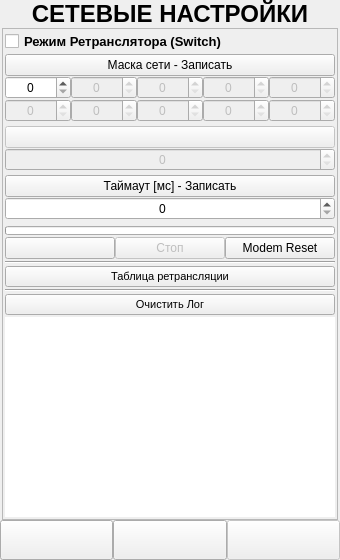
<?xml version="1.0" encoding="UTF-8"?>
<ui version="4.0">
 <class>Net_Settings_Form</class>
 <widget class="QWidget" name="Net_Settings_Form">
  <property name="geometry">
   <rect>
    <x>0</x>
    <y>0</y>
    <width>340</width>
    <height>560</height>
   </rect>
  </property>
  <property name="windowTitle">
   <string>Form</string>
  </property>
  <layout class="QVBoxLayout" name="verticalLayout_11">
   <property name="spacing">
    <number>0</number>
   </property>
   <property name="leftMargin">
    <number>0</number>
   </property>
   <property name="topMargin">
    <number>0</number>
   </property>
   <property name="rightMargin">
    <number>0</number>
   </property>
   <property name="bottomMargin">
    <number>0</number>
   </property>
   <item>
    <widget class="QLabel" name="label_1">
     <property name="sizePolicy">
      <sizepolicy hsizetype="Expanding" vsizetype="Minimum">
       <horstretch>0</horstretch>
       <verstretch>0</verstretch>
      </sizepolicy>
     </property>
     <property name="minimumSize">
      <size>
       <width>0</width>
       <height>0</height>
      </size>
     </property>
     <property name="font">
      <font>
       <family>Microsoft YaHei UI</family>
       <pointsize>18</pointsize>
       <weight>75</weight>
       <bold>true</bold>
      </font>
     </property>
     <property name="text">
      <string>CЕТЕВЫЕ НАСТРОЙКИ</string>
     </property>
     <property name="alignment">
      <set>Qt::AlignCenter</set>
     </property>
    </widget>
   </item>
   <item>
    <widget class="QWidget" name="Main_Widget" native="true">
     <property name="styleSheet">
      <string notr="true"/>
     </property>
     <layout class="QVBoxLayout" name="verticalLayout_9">
      <property name="spacing">
       <number>0</number>
      </property>
      <property name="leftMargin">
       <number>2</number>
      </property>
      <property name="topMargin">
       <number>0</number>
      </property>
      <property name="rightMargin">
       <number>2</number>
      </property>
      <property name="bottomMargin">
       <number>0</number>
      </property>
      <item>
       <widget class="QScrollArea" name="scrollArea">
        <property name="horizontalScrollBarPolicy">
         <enum>Qt::ScrollBarAlwaysOff</enum>
        </property>
        <property name="widgetResizable">
         <bool>true</bool>
        </property>
        <widget class="QWidget" name="scrollAreaWidgetContents">
         <property name="geometry">
          <rect>
           <x>0</x>
           <y>0</y>
           <width>317</width>
           <height>489</height>
          </rect>
         </property>
         <layout class="QVBoxLayout" name="verticalLayout">
          <property name="spacing">
           <number>2</number>
          </property>
          <property name="leftMargin">
           <number>2</number>
          </property>
          <property name="topMargin">
           <number>2</number>
          </property>
          <property name="rightMargin">
           <number>2</number>
          </property>
          <property name="bottomMargin">
           <number>2</number>
          </property>
          <item>
           <widget class="QWidget" name="SettingsWidget" native="true">
            <layout class="QVBoxLayout" name="verticalLayout_6">
             <property name="spacing">
              <number>0</number>
             </property>
             <property name="leftMargin">
              <number>0</number>
             </property>
             <property name="topMargin">
              <number>0</number>
             </property>
             <property name="rightMargin">
              <number>0</number>
             </property>
             <property name="bottomMargin">
              <number>0</number>
             </property>
             <item>
              <widget class="QCheckBox" name="Switch">
               <property name="sizePolicy">
                <sizepolicy hsizetype="Minimum" vsizetype="Minimum">
                 <horstretch>0</horstretch>
                 <verstretch>0</verstretch>
                </sizepolicy>
               </property>
               <property name="minimumSize">
                <size>
                 <width>0</width>
                 <height>20</height>
                </size>
               </property>
               <property name="font">
                <font>
                 <family>Microsoft YaHei UI</family>
                 <pointsize>10</pointsize>
                 <weight>75</weight>
                 <bold>true</bold>
                </font>
               </property>
               <property name="layoutDirection">
                <enum>Qt::LeftToRight</enum>
               </property>
               <property name="text">
                <string>Режим Ретранслятора (Switch)</string>
               </property>
              </widget>
             </item>
             <item>
              <widget class="QWidget" name="Mask_Widget" native="true">
               <layout class="QVBoxLayout" name="verticalLayout_8">
                <property name="spacing">
                 <number>0</number>
                </property>
                <property name="leftMargin">
                 <number>0</number>
                </property>
                <property name="topMargin">
                 <number>2</number>
                </property>
                <property name="rightMargin">
                 <number>0</number>
                </property>
                <property name="bottomMargin">
                 <number>2</number>
                </property>
                <item>
                 <widget class="QPushButton" name="SetMask">
                  <property name="sizePolicy">
                   <sizepolicy hsizetype="Expanding" vsizetype="Minimum">
                    <horstretch>0</horstretch>
                    <verstretch>0</verstretch>
                   </sizepolicy>
                  </property>
                  <property name="minimumSize">
                   <size>
                    <width>0</width>
                    <height>0</height>
                   </size>
                  </property>
                  <property name="text">
                   <string>Маска сети - Записать</string>
                  </property>
                 </widget>
                </item>
                <item>
                 <layout class="QGridLayout" name="gridLayout">
                  <property name="spacing">
                   <number>0</number>
                  </property>
                  <item row="0" column="2">
                   <widget class="QSpinBox" name="LVL2">
                    <property name="enabled">
                     <bool>false</bool>
                    </property>
                    <property name="minimumSize">
                     <size>
                      <width>0</width>
                      <height>20</height>
                     </size>
                    </property>
                    <property name="font">
                     <font>
                      <family>Microsoft YaHei UI</family>
                     </font>
                    </property>
                    <property name="alignment">
                     <set>Qt::AlignCenter</set>
                    </property>
                    <property name="maximum">
                     <number>15</number>
                    </property>
                   </widget>
                  </item>
                  <item row="1" column="2">
                   <widget class="QSpinBox" name="LVL7">
                    <property name="enabled">
                     <bool>false</bool>
                    </property>
                    <property name="minimumSize">
                     <size>
                      <width>0</width>
                      <height>20</height>
                     </size>
                    </property>
                    <property name="font">
                     <font>
                      <family>Microsoft YaHei UI</family>
                     </font>
                    </property>
                    <property name="alignment">
                     <set>Qt::AlignCenter</set>
                    </property>
                    <property name="maximum">
                     <number>7</number>
                    </property>
                   </widget>
                  </item>
                  <item row="1" column="3">
                   <widget class="QSpinBox" name="LVL8">
                    <property name="enabled">
                     <bool>false</bool>
                    </property>
                    <property name="minimumSize">
                     <size>
                      <width>0</width>
                      <height>20</height>
                     </size>
                    </property>
                    <property name="font">
                     <font>
                      <family>Microsoft YaHei UI</family>
                     </font>
                    </property>
                    <property name="alignment">
                     <set>Qt::AlignCenter</set>
                    </property>
                    <property name="maximum">
                     <number>3</number>
                    </property>
                   </widget>
                  </item>
                  <item row="1" column="0">
                   <widget class="QSpinBox" name="LVL5">
                    <property name="enabled">
                     <bool>false</bool>
                    </property>
                    <property name="minimumSize">
                     <size>
                      <width>0</width>
                      <height>20</height>
                     </size>
                    </property>
                    <property name="font">
                     <font>
                      <family>Microsoft YaHei UI</family>
                     </font>
                    </property>
                    <property name="alignment">
                     <set>Qt::AlignCenter</set>
                    </property>
                    <property name="maximum">
                     <number>7</number>
                    </property>
                   </widget>
                  </item>
                  <item row="0" column="0">
                   <widget class="QSpinBox" name="LVL0">
                    <property name="minimumSize">
                     <size>
                      <width>0</width>
                      <height>20</height>
                     </size>
                    </property>
                    <property name="font">
                     <font>
                      <family>Microsoft YaHei UI</family>
                     </font>
                    </property>
                    <property name="alignment">
                     <set>Qt::AlignCenter</set>
                    </property>
                    <property name="maximum">
                     <number>15</number>
                    </property>
                   </widget>
                  </item>
                  <item row="0" column="1">
                   <widget class="QSpinBox" name="LVL1">
                    <property name="enabled">
                     <bool>false</bool>
                    </property>
                    <property name="minimumSize">
                     <size>
                      <width>0</width>
                      <height>20</height>
                     </size>
                    </property>
                    <property name="font">
                     <font>
                      <family>Microsoft YaHei UI</family>
                     </font>
                    </property>
                    <property name="alignment">
                     <set>Qt::AlignCenter</set>
                    </property>
                    <property name="maximum">
                     <number>15</number>
                    </property>
                   </widget>
                  </item>
                  <item row="1" column="1">
                   <widget class="QSpinBox" name="LVL6">
                    <property name="enabled">
                     <bool>false</bool>
                    </property>
                    <property name="minimumSize">
                     <size>
                      <width>0</width>
                      <height>20</height>
                     </size>
                    </property>
                    <property name="font">
                     <font>
                      <family>Microsoft YaHei UI</family>
                     </font>
                    </property>
                    <property name="alignment">
                     <set>Qt::AlignCenter</set>
                    </property>
                    <property name="maximum">
                     <number>7</number>
                    </property>
                   </widget>
                  </item>
                  <item row="0" column="3">
                   <widget class="QSpinBox" name="LVL3">
                    <property name="enabled">
                     <bool>false</bool>
                    </property>
                    <property name="minimumSize">
                     <size>
                      <width>0</width>
                      <height>20</height>
                     </size>
                    </property>
                    <property name="font">
                     <font>
                      <family>Microsoft YaHei UI</family>
                     </font>
                    </property>
                    <property name="alignment">
                     <set>Qt::AlignCenter</set>
                    </property>
                    <property name="maximum">
                     <number>15</number>
                    </property>
                   </widget>
                  </item>
                  <item row="1" column="4">
                   <widget class="QSpinBox" name="LVL9">
                    <property name="enabled">
                     <bool>false</bool>
                    </property>
                    <property name="minimumSize">
                     <size>
                      <width>0</width>
                      <height>20</height>
                     </size>
                    </property>
                    <property name="font">
                     <font>
                      <family>Microsoft YaHei UI</family>
                     </font>
                    </property>
                    <property name="alignment">
                     <set>Qt::AlignCenter</set>
                    </property>
                    <property name="maximum">
                     <number>3</number>
                    </property>
                   </widget>
                  </item>
                  <item row="0" column="4">
                   <widget class="QSpinBox" name="LVL4">
                    <property name="enabled">
                     <bool>false</bool>
                    </property>
                    <property name="minimumSize">
                     <size>
                      <width>0</width>
                      <height>20</height>
                     </size>
                    </property>
                    <property name="font">
                     <font>
                      <family>Microsoft YaHei UI</family>
                     </font>
                    </property>
                    <property name="alignment">
                     <set>Qt::AlignCenter</set>
                    </property>
                    <property name="maximum">
                     <number>7</number>
                    </property>
                   </widget>
                  </item>
                 </layout>
                </item>
               </layout>
              </widget>
             </item>
             <item>
              <widget class="QWidget" name="Level_Widget" native="true">
               <layout class="QVBoxLayout" name="verticalLayout_3">
                <property name="spacing">
                 <number>0</number>
                </property>
                <property name="leftMargin">
                 <number>0</number>
                </property>
                <property name="topMargin">
                 <number>2</number>
                </property>
                <property name="rightMargin">
                 <number>0</number>
                </property>
                <property name="bottomMargin">
                 <number>2</number>
                </property>
                <item>
                 <widget class="QPushButton" name="SetLevel">
                  <property name="enabled">
                   <bool>false</bool>
                  </property>
                  <property name="sizePolicy">
                   <sizepolicy hsizetype="Expanding" vsizetype="Minimum">
                    <horstretch>0</horstretch>
                    <verstretch>0</verstretch>
                   </sizepolicy>
                  </property>
                  <property name="minimumSize">
                   <size>
                    <width>0</width>
                    <height>0</height>
                   </size>
                  </property>
                  <property name="text">
                   <string/>
                  </property>
                 </widget>
                </item>
                <item>
                 <widget class="QSpinBox" name="SwitchLVL">
                  <property name="enabled">
                   <bool>false</bool>
                  </property>
                  <property name="sizePolicy">
                   <sizepolicy hsizetype="Expanding" vsizetype="Minimum">
                    <horstretch>0</horstretch>
                    <verstretch>0</verstretch>
                   </sizepolicy>
                  </property>
                  <property name="font">
                   <font>
                    <family>Microsoft YaHei UI</family>
                   </font>
                  </property>
                  <property name="alignment">
                   <set>Qt::AlignCenter</set>
                  </property>
                  <property name="maximum">
                   <number>10</number>
                  </property>
                 </widget>
                </item>
               </layout>
              </widget>
             </item>
             <item>
              <widget class="QWidget" name="Timeout_Widget" native="true">
               <property name="styleSheet">
                <string notr="true"/>
               </property>
               <layout class="QVBoxLayout" name="verticalLayout_5">
                <property name="spacing">
                 <number>0</number>
                </property>
                <property name="leftMargin">
                 <number>0</number>
                </property>
                <property name="topMargin">
                 <number>2</number>
                </property>
                <property name="rightMargin">
                 <number>0</number>
                </property>
                <property name="bottomMargin">
                 <number>2</number>
                </property>
                <item>
                 <widget class="QPushButton" name="SetTimeout">
                  <property name="sizePolicy">
                   <sizepolicy hsizetype="Expanding" vsizetype="Minimum">
                    <horstretch>0</horstretch>
                    <verstretch>0</verstretch>
                   </sizepolicy>
                  </property>
                  <property name="minimumSize">
                   <size>
                    <width>0</width>
                    <height>0</height>
                   </size>
                  </property>
                  <property name="text">
                   <string>Таймаут [мс] - Записать</string>
                  </property>
                 </widget>
                </item>
                <item>
                 <widget class="QSpinBox" name="SwitchTM">
                  <property name="sizePolicy">
                   <sizepolicy hsizetype="Expanding" vsizetype="Minimum">
                    <horstretch>0</horstretch>
                    <verstretch>0</verstretch>
                   </sizepolicy>
                  </property>
                  <property name="font">
                   <font>
                    <family>Microsoft YaHei UI</family>
                   </font>
                  </property>
                  <property name="alignment">
                   <set>Qt::AlignCenter</set>
                  </property>
                  <property name="maximum">
                   <number>30000</number>
                  </property>
                  <property name="value">
                   <number>0</number>
                  </property>
                 </widget>
                </item>
               </layout>
              </widget>
             </item>
            </layout>
           </widget>
          </item>
          <item>
           <widget class="QWidget" name="Widget_NetSettings" native="true">
            <property name="sizePolicy">
             <sizepolicy hsizetype="Minimum" vsizetype="Minimum">
              <horstretch>0</horstretch>
              <verstretch>0</verstretch>
             </sizepolicy>
            </property>
            <layout class="QVBoxLayout" name="verticalLayout_2">
             <property name="spacing">
              <number>0</number>
             </property>
             <property name="leftMargin">
              <number>0</number>
             </property>
             <property name="topMargin">
              <number>0</number>
             </property>
             <property name="rightMargin">
              <number>0</number>
             </property>
             <property name="bottomMargin">
              <number>0</number>
             </property>
            </layout>
           </widget>
          </item>
          <item>
           <widget class="QProgressBar" name="progress">
            <property name="minimumSize">
             <size>
              <width>0</width>
              <height>9</height>
             </size>
            </property>
            <property name="maximumSize">
             <size>
              <width>16777215</width>
              <height>9</height>
             </size>
            </property>
            <property name="layoutDirection">
             <enum>Qt::LeftToRight</enum>
            </property>
            <property name="value">
             <number>0</number>
            </property>
            <property name="textVisible">
             <bool>false</bool>
            </property>
           </widget>
          </item>
          <item>
           <layout class="QHBoxLayout" name="horizontalLayout_4">
            <property name="spacing">
             <number>0</number>
            </property>
            <item>
             <widget class="QPushButton" name="Write">
              <property name="sizePolicy">
               <sizepolicy hsizetype="Expanding" vsizetype="Minimum">
                <horstretch>0</horstretch>
                <verstretch>0</verstretch>
               </sizepolicy>
              </property>
              <property name="minimumSize">
               <size>
                <width>0</width>
                <height>0</height>
               </size>
              </property>
              <property name="maximumSize">
               <size>
                <width>16777215</width>
                <height>16777215</height>
               </size>
              </property>
              <property name="font">
               <font>
                <family>Microsoft YaHei UI</family>
               </font>
              </property>
              <property name="text">
               <string/>
              </property>
             </widget>
            </item>
            <item>
             <widget class="QPushButton" name="Stop">
              <property name="enabled">
               <bool>false</bool>
              </property>
              <property name="sizePolicy">
               <sizepolicy hsizetype="Expanding" vsizetype="Minimum">
                <horstretch>0</horstretch>
                <verstretch>0</verstretch>
               </sizepolicy>
              </property>
              <property name="minimumSize">
               <size>
                <width>0</width>
                <height>0</height>
               </size>
              </property>
              <property name="maximumSize">
               <size>
                <width>16777215</width>
                <height>16777215</height>
               </size>
              </property>
              <property name="font">
               <font>
                <family>Microsoft YaHei UI</family>
               </font>
              </property>
              <property name="text">
               <string>Стоп</string>
              </property>
             </widget>
            </item>
            <item>
             <widget class="QWidget" name="Reset_Widget" native="true">
              <layout class="QVBoxLayout" name="verticalLayout_4">
               <property name="spacing">
                <number>0</number>
               </property>
               <property name="leftMargin">
                <number>0</number>
               </property>
               <property name="topMargin">
                <number>0</number>
               </property>
               <property name="rightMargin">
                <number>0</number>
               </property>
               <property name="bottomMargin">
                <number>0</number>
               </property>
               <item>
                <widget class="QPushButton" name="Reset">
                 <property name="sizePolicy">
                  <sizepolicy hsizetype="Expanding" vsizetype="Minimum">
                   <horstretch>0</horstretch>
                   <verstretch>0</verstretch>
                  </sizepolicy>
                 </property>
                 <property name="minimumSize">
                  <size>
                   <width>0</width>
                   <height>0</height>
                  </size>
                 </property>
                 <property name="maximumSize">
                  <size>
                   <width>16777215</width>
                   <height>16777215</height>
                  </size>
                 </property>
                 <property name="font">
                  <font>
                   <family>Microsoft YaHei UI</family>
                  </font>
                 </property>
                 <property name="text">
                  <string>Modem Reset</string>
                 </property>
                </widget>
               </item>
              </layout>
             </widget>
            </item>
           </layout>
          </item>
          <item>
           <widget class="Line" name="line">
            <property name="orientation">
             <enum>Qt::Horizontal</enum>
            </property>
           </widget>
          </item>
          <item>
           <widget class="QPushButton" name="NetTable">
            <property name="sizePolicy">
             <sizepolicy hsizetype="Expanding" vsizetype="Minimum">
              <horstretch>0</horstretch>
              <verstretch>0</verstretch>
             </sizepolicy>
            </property>
            <property name="minimumSize">
             <size>
              <width>0</width>
              <height>0</height>
             </size>
            </property>
            <property name="maximumSize">
             <size>
              <width>16777215</width>
              <height>16777215</height>
             </size>
            </property>
            <property name="font">
             <font>
              <family>Microsoft YaHei UI</family>
              <pointsize>8</pointsize>
             </font>
            </property>
            <property name="text">
             <string>Таблица ретрансляции</string>
            </property>
           </widget>
          </item>
          <item>
           <widget class="Line" name="line_2">
            <property name="orientation">
             <enum>Qt::Horizontal</enum>
            </property>
           </widget>
          </item>
          <item>
           <widget class="QPushButton" name="ClearConsole">
            <property name="sizePolicy">
             <sizepolicy hsizetype="Expanding" vsizetype="Minimum">
              <horstretch>0</horstretch>
              <verstretch>0</verstretch>
             </sizepolicy>
            </property>
            <property name="minimumSize">
             <size>
              <width>0</width>
              <height>0</height>
             </size>
            </property>
            <property name="maximumSize">
             <size>
              <width>16777215</width>
              <height>16777215</height>
             </size>
            </property>
            <property name="font">
             <font>
              <family>Microsoft YaHei UI</family>
              <pointsize>8</pointsize>
             </font>
            </property>
            <property name="text">
             <string>Очистить Лог</string>
            </property>
           </widget>
          </item>
          <item>
           <widget class="QPlainTextEdit" name="console">
            <property name="minimumSize">
             <size>
              <width>0</width>
              <height>200</height>
             </size>
            </property>
            <property name="font">
             <font>
              <family>Microsoft YaHei UI</family>
              <pointsize>7</pointsize>
             </font>
            </property>
            <property name="styleSheet">
             <string notr="true">border: none;</string>
            </property>
           </widget>
          </item>
         </layout>
        </widget>
       </widget>
      </item>
     </layout>
    </widget>
   </item>
   <item>
    <widget class="QWidget" name="DownPanel_Widget" native="true">
     <property name="styleSheet">
      <string notr="true"/>
     </property>
     <layout class="QVBoxLayout" name="verticalLayout_7">
      <property name="spacing">
       <number>0</number>
      </property>
      <property name="leftMargin">
       <number>0</number>
      </property>
      <property name="topMargin">
       <number>0</number>
      </property>
      <property name="rightMargin">
       <number>0</number>
      </property>
      <property name="bottomMargin">
       <number>0</number>
      </property>
      <item>
       <layout class="QHBoxLayout" name="horizontalLayout_3">
        <property name="spacing">
         <number>0</number>
        </property>
        <item>
         <widget class="QPushButton" name="Back">
          <property name="sizePolicy">
           <sizepolicy hsizetype="Minimum" vsizetype="Minimum">
            <horstretch>0</horstretch>
            <verstretch>0</verstretch>
           </sizepolicy>
          </property>
          <property name="minimumSize">
           <size>
            <width>0</width>
            <height>40</height>
           </size>
          </property>
          <property name="text">
           <string/>
          </property>
          <property name="icon">
           <iconset resource="../RESOURCES/images.qrc">
            <normaloff>:/images/icons/images/BACK.png</normaloff>:/images/icons/images/BACK.png</iconset>
          </property>
          <property name="iconSize">
           <size>
            <width>30</width>
            <height>30</height>
           </size>
          </property>
         </widget>
        </item>
        <item>
         <widget class="QPushButton" name="btnSettings">
          <property name="sizePolicy">
           <sizepolicy hsizetype="Minimum" vsizetype="Minimum">
            <horstretch>0</horstretch>
            <verstretch>0</verstretch>
           </sizepolicy>
          </property>
          <property name="minimumSize">
           <size>
            <width>0</width>
            <height>40</height>
           </size>
          </property>
          <property name="maximumSize">
           <size>
            <width>16777215</width>
            <height>16777215</height>
           </size>
          </property>
          <property name="styleSheet">
           <string notr="true"/>
          </property>
          <property name="text">
           <string/>
          </property>
          <property name="icon">
           <iconset resource="../RESOURCES/images.qrc">
            <normaloff>:/images/icons/images/Settings_2.png</normaloff>:/images/icons/images/Settings_2.png</iconset>
          </property>
          <property name="iconSize">
           <size>
            <width>30</width>
            <height>30</height>
           </size>
          </property>
         </widget>
        </item>
        <item>
         <widget class="QWidget" name="Next_Widget" native="true">
          <property name="enabled">
           <bool>false</bool>
          </property>
          <layout class="QVBoxLayout" name="verticalLayout_10">
           <property name="spacing">
            <number>0</number>
           </property>
           <property name="leftMargin">
            <number>0</number>
           </property>
           <property name="topMargin">
            <number>0</number>
           </property>
           <property name="rightMargin">
            <number>0</number>
           </property>
           <property name="bottomMargin">
            <number>0</number>
           </property>
           <item>
            <widget class="QPushButton" name="Next">
             <property name="enabled">
              <bool>false</bool>
             </property>
             <property name="sizePolicy">
              <sizepolicy hsizetype="Minimum" vsizetype="Minimum">
               <horstretch>0</horstretch>
               <verstretch>0</verstretch>
              </sizepolicy>
             </property>
             <property name="minimumSize">
              <size>
               <width>0</width>
               <height>40</height>
              </size>
             </property>
             <property name="text">
              <string/>
             </property>
             <property name="icon">
              <iconset resource="../RESOURCES/images.qrc">
               <normaloff>:/images/icons/images/NEXT.png</normaloff>:/images/icons/images/NEXT.png</iconset>
             </property>
             <property name="iconSize">
              <size>
               <width>30</width>
               <height>30</height>
              </size>
             </property>
            </widget>
           </item>
          </layout>
         </widget>
        </item>
       </layout>
      </item>
     </layout>
    </widget>
   </item>
  </layout>
 </widget>
 <resources>
  <include location="../RESOURCES/images.qrc"/>
 </resources>
 <connections/>
</ui>
